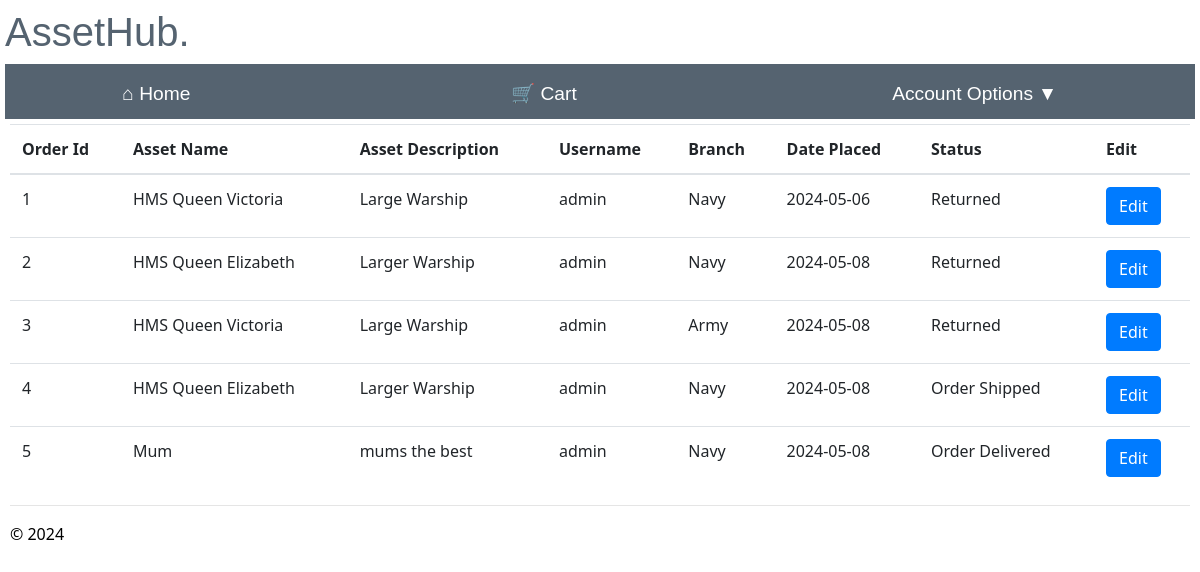
Before: /maintain_orders/ (signed in) with the older database file.
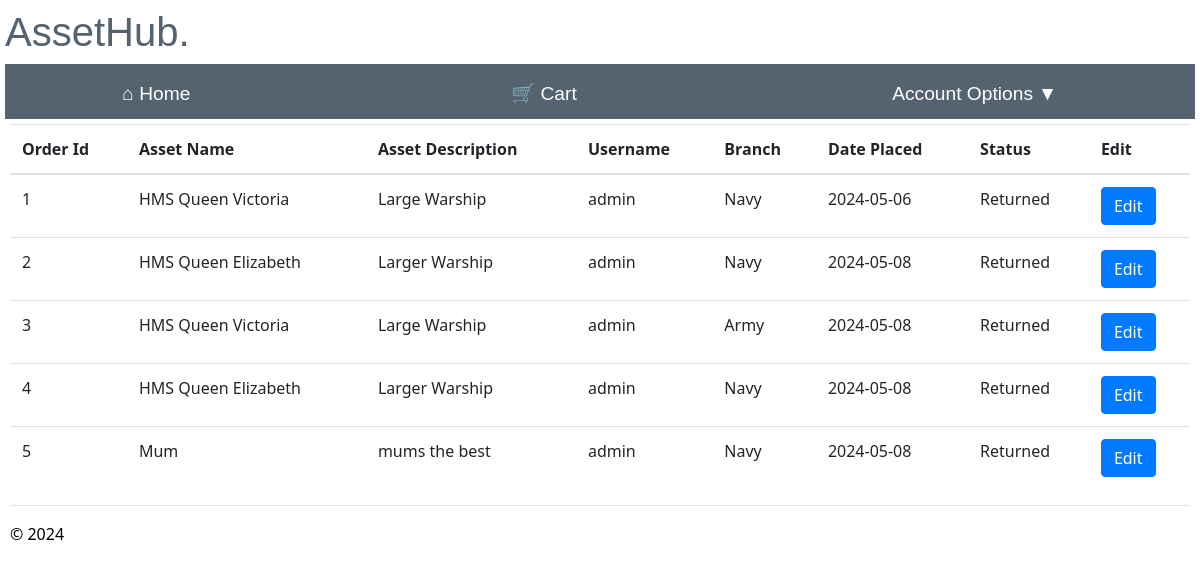
After: the same page with the newer database file.
### app/models/models.py (models this page shows)
class Order(db.Model):
    __tablename__ = 'order'
    order_id = db.Column(db.Integer, primary_key=True, nullable=False)
    username = db.Column(db.Integer, db.ForeignKey('user.username'), nullable=False)#needs to be string
    asset_id = db.Column(db.String(100), db.ForeignKey('assets.asset_id'), nullable=False)
    branch_id = db.Column(db.Integer, db.ForeignKey('branch.branch_id'), nullable=False)
    check_out_date = db.Column(db.Date,nullable=False)
    return_date = db.Column(db.Date,nullable=True)
    status = db.Column(db.String(20),nullable= False, default='New Order')
    user = relationship('User', backref='order')
    asset = relationship('Assets', backref='order')
    branch = relationship('Branch', backref='order')

### app/manager/routes.py (the view)
@bp.route("/maintain_orders/", methods=['GET'])
@login_required
def maintain_orders():
    try:
        order = Order.query.all()
        asset_names = {}
        asset_description = {}
        branch_names = {}
        for item in order:
            asset = Assets.query.filter_by(asset_id=item.asset_id).first()
            branch = Branch.query.filter_by(branch_id=item.branch_id).first()
            if asset:
                asset_names[item.asset_id] = asset.asset_name
                asset_description[item.asset_id] = asset.asset_description
                branch_names[item.branch_id] = branch.branch_name
    except Exception as e:
        flash("An error occurred retrieving assets.")
    return render_template("maintain_orders.html", order=order,
                           asset_names=asset_names,
                           asset_description=asset_description,branch_names=branch_names)

### app/manager/templates/maintain_orders.html (shortened to what this page needs)
{% extends "layout.html" %}
{% block content %}
<table class="table table-hover">
    <thead class="active tables">
        <th>Order Id</th>
        <th>Asset Name</th>
        <th>Asset Description</th>
        <th>Username</th>
        <th>Branch</th>
        <th>Date Placed</th>
        <th>Status</th>
        <th>Edit</th>
    </thead>
    <tbody>
        {% for order in order %}
        <tr>
            <td>{{ order.order_id }}</td>
            <td>{{ asset_names[order.asset_id] }}</td>
            <td>{{ asset_description[order.asset_id] }}</td>
            <td>{{ order.username }}</td>
            <td>{{ branch_names[order.branch_id] }}</td>
            <td>{{ order.check_out_date }}</td>
            <td>{{ order.status }}</td>
            <td><a href='{{ url_for("manager.edit_order", order_id=order.order_id) }}' class='btn btn-primary'>Edit</a></td>
        </tr>
        {% endfor %}
    </tbody>
</table>
{% endblock %}

Changed rows visible on the page:
changed Order id 4: status "Order Shipped" → "Returned"
changed Order id 5: status "Order Delivered" → "Returned"
